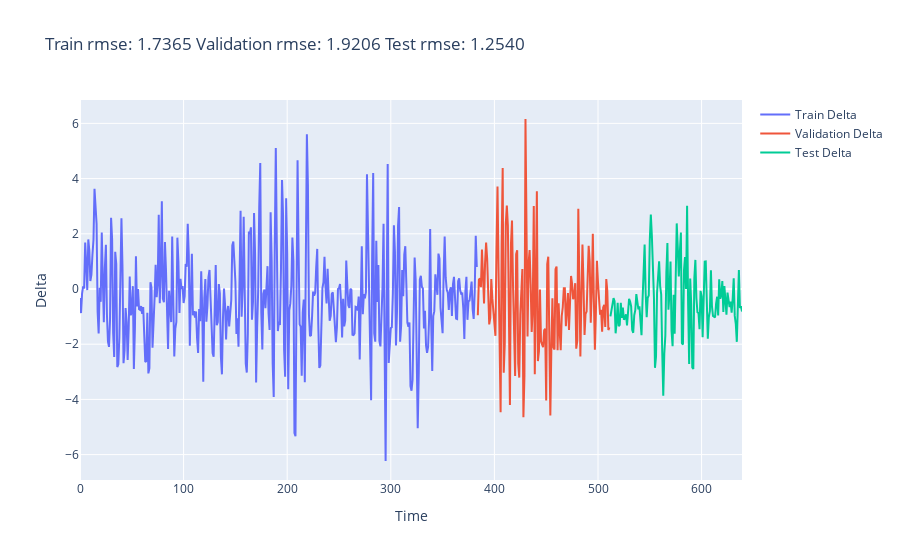

Here is the notebook cell this chart was saved with:
### Code cell
# plt delta and title is rmse of delta

train_delta = df_results['delta'][:len(train_data_X)]
val_delta = df_results['delta'][len(train_data_X):len(train_data_X) + len(val_data_X)]
test_delta = df_results['delta'][-len(test_data_X):]

fig = go.Figure()
fig.add_trace(go.Scatter(x=np.arange(len(train_delta)), y=train_delta, mode='lines', name='Train Delta'))
fig.add_trace(go.Scatter(x=np.arange(len(train_delta), len(train_delta) + len(val_delta)), y=val_delta, mode='lines', name='Validation Delta'))
fig.add_trace(go.Scatter(x=np.arange(len(train_delta) + len(val_delta), len(train_delta) + len(val_delta) + len(test_delta)), y=test_delta, mode='lines', name='Test Delta'))

# title 3 rmse
rmse_train = np.sqrt(np.mean(train_delta**2))
rmse_val = np.sqrt(np.mean(val_delta**2))
rmse_test = np.sqrt(np.mean(test_delta**2))
fig.update_layout(title=f'Train rmse: {rmse_train:.4f}\nValidation rmse: {rmse_val:.4f}\nTest rmse: {rmse_test:.4f}', xaxis_title='Time', yaxis_title='Delta')
fig.show()
